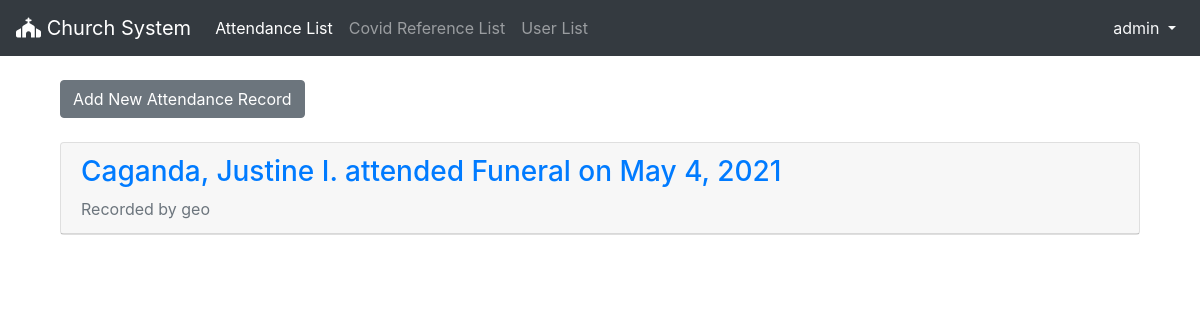
The app's page /attendance/ (signed in) with its own data.
### staff/models.py (models this page shows)
class Staff(AbstractUser):
    class Sex(models.TextChoices):
        MAN = 'M', ('Man')
        WOMAN = 'F', ('Woman')
    sex = models.CharField('sex', max_length=1, choices=Sex.choices, null=True)
    def __str__(self):
        return f'{self.username}'

### church/models.py (models this page shows, shortened)
class Attendance(models.Model):
    class Event(models.TextChoices):
        MASS = 'MA', ('Mass')
        BAPTISM = 'B', ('Baptism')
        MARRIAGE = 'MAR', ('Marriage')
        FUNERAL = 'F', ('Funeral')
        OTHERS = 'O', ('Others')
    user_id = models.ForeignKey(User, on_delete=models.PROTECT) # => call
    date_attended = models.DateField(auto_now_add=True)
    event_type = models.CharField(max_length=3, choices=Event.choices, default=Event.MASS)
    staff_id = models.ForeignKey(Staff, on_delete=models.PROTECT)

### user/models.py (models this page shows, shortened)
class User(models.Model):
    class Sex(models.TextChoices):
        MAN = 'M', ('Man')
        WOMAN = 'F', ('Woman')
    first_name = models.CharField(max_length=50)
    middle_name = models.CharField(max_length=50)
    last_name = models.CharField(max_length=50)
    birthdate = models.DateField()
    age = models.IntegerField()
    sex = models.CharField(max_length=1, choices=Sex.choices, null=True)
    profession = models.CharField(max_length=50)
    staff = models.ForeignKey(Staff, on_delete=models.PROTECT)
    def __str__(self):
        return f'{self.last_name}, {self.first_name} {self.middle_name[0]}.'

### church/views.py (the view)
# urls.py: path('', AttendanceListView.as_view(), name='attend_list'),
class AttendanceListView(LoginRequiredMixin, ListView):
    model = Attendance
    template_name = 'attend_list.html'
    context_object_name = 'all_attends_list'

### templates/attend_list.html (shortened to what this page needs)
{% extends 'base.html' %}
{% block navbar %}
  <li class="nav-item">
    <a class="nav-link active" href="{% url 'attend_list'%}">Attendance List</a>
  </li>
  <li class="nav-item">
      <a class="nav-link" href="{% url 'ref_list'%}">Covid Reference List</a>
  </li>
  <li class="nav-item">
      <a class="nav-link" href="{% url 'user_list'%}">User List</a>
  </li>
{% endblock%}
{% block content%}
  <div class="container-fluid mt-4">
      <a href="{% url 'attend_new' %}"><button class="btn btn-secondary">Add New Attendance Record</button></a>
      {% for attend in all_attends_list %}
        <div class="card mt-4">
            <a style="text-decoration: none;" href="{% url 'attend_detail' attend.pk %}">
                <div class="card-header">
                    <span class="font-weight-bold d-block"><h3>{{ attend.user_id }} attended {{ attend.get_event_type_display }} on {{ attend.date_attended}}</h3></span>
                    <span class="text-muted">Recorded by {{ attend.staff_id }}</span>
                </div>
            </a>
        </div>
      {% endfor %}
  </div>
{% endblock content%}

### templates/base.html (shortened to what this page needs)
{% load static %}
<!DOCTYPE html>
<html>
<head>
    <link rel="stylesheet" href="https://cdn.jsdelivr.net/npm/bootstrap@4.6.0/dist/css/bootstrap.min.css">
</head>
<body>
    <nav class="navbar navbar-expand-lg navbar-dark bg-dark">
        <a class="navbar-brand" href="{% url 'home' %}"><i class="fas fa-church"></i> Church System</a>
        <div class="collapse navbar-collapse" id="navbarSupportedContent">
            {% if user.is_authenticated %}
            <ul class="navbar-nav mr-auto">
              {% block navbar %}{% endblock%}
            </ul>
            <ul class="navbar-nav ml-auto">
                <li class="nav-item">
                    <a class="nav-link dropdown-toggle text-light" href="#" id="navbarDropdown" role="button" data-toggle="dropdown" aria-haspopup="true" aria-expanded="false">
                        {{ user.username }}
                    </a>
                </li>
            </ul>
            {% else %}
            <form class="form-inline ml-auto">
                <a href="{% url 'login' %}" class="btn btn-secondary">Log In</a>
                <a href="{% url 'signup' %}" class="btn btn-primary ml-2">Sign Up</a>
            </form>
            {% endif %}
        </div>
    </nav>
    <main>
        <div class="container">
            {% block content %}
            {% endblock content %}
        </div>
    </main>
</body>
</html>

### records on screen
Staff: username "admin"
Attendance: user_id "Caganda, Justine I.", event_type "Funeral", date_attended "May 4, 2021", staff_id "geo"
